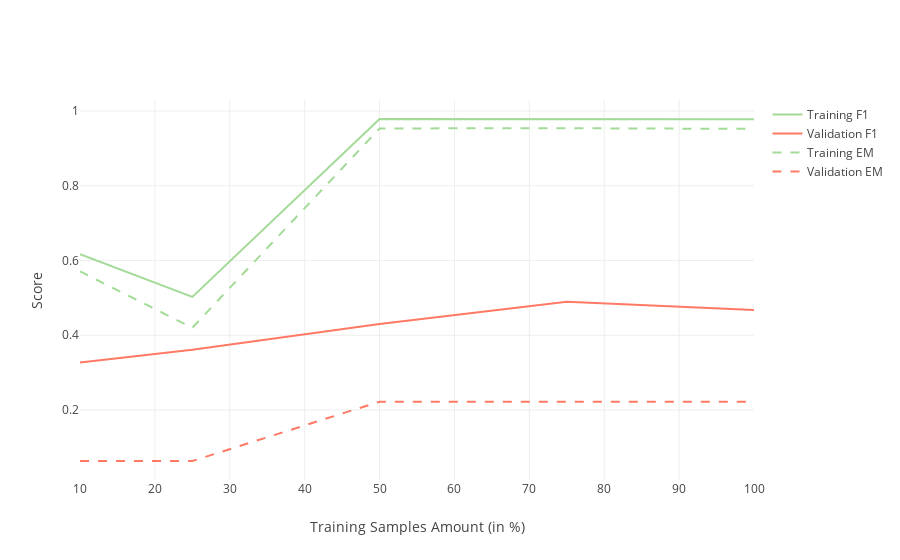

Notebook cell for this chart:
### Markdown cell above
### Curvas de Aprendizado sem K-Fold e com ELMo, com Word Embeddings de 600 dimensões e respostas adicionais para treino e dev.

### Code cell
metrics_single_fold_elmo_path = "{}/metrics/single_fold_elmo".format(os.getcwd())
plot_single_fold(metrics_single_fold_elmo_path)

### Figure 1 — Plotly figure (JSON) as saved in the notebook; plotly's stock layout.template omitted (floating-point values rounded to 4 significant figures)
{"data": [{"line": {"color": "rgb(163,218,151)"}, "mode": "lines", "name": "Training F1", "type": "scatter", "uid": "ce0b0637-8c6d-4d49-ad86-6620fd68ea1f", "x": ["10", "25", "50", "75", "100"], "y": [0.617, 0.5025, 0.9786, 0.9781, 0.9782]}, {"line": {"color": "rgb(255,122,101)"}, "mode": "lines", "name": "Validation F1", "type": "scatter", "uid": "aea5c008-82db-4931-8277-8aa8f0ba4d24", "x": ["10", "25", "50", "75", "100"], "y": [0.3267, 0.361, 0.43, 0.4895, 0.4673]}, {"line": {"color": "rgb(163,218,151)", "dash": "dash"}, "mode": "lines", "name": "Training EM", "type": "scatter", "uid": "af038513-044d-4bbd-b657-0df60676dec1", "x": ["10", "25", "50", "75", "100"], "y": [0.5708, 0.42, 0.9534, 0.9539, 0.9522]}, {"line": {"color": "rgb(255,122,101)", "dash": "dash"}, "mode": "lines", "name": "Validation EM", "type": "scatter", "uid": "d92177cc-7aad-4511-8ae3-7853ca48f4a0", "x": ["10", "25", "50", "75", "100"], "y": [0.06349, 0.06349, 0.2222, 0.2222, 0.2222]}], "layout": {"title": {"text": ""}, "xaxis": {"title": {"text": "Training Samples Amount (in %)"}}, "yaxis": {"title": {"text": "Score"}}}}
